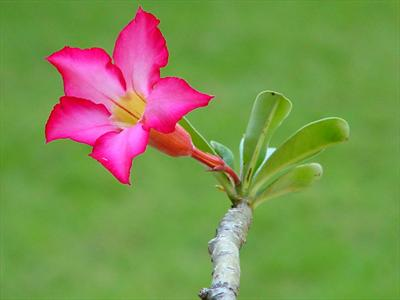
%> input picture images/8039.jpg, 400 x 300 px
$ octave --eval "result = Saliency(imread('images/8039.jpg'));"   (GNU Octave 9; MATLAB toolbox functions it lacks are replaced by stand-ins)
%> lines starting %> are read from the running program, lines starting %| are printed output that depends on the picture
### rgb2lab.m
%%%%%%%%%%%%%%%%%%%%%%%%%%%%%%%%%%%%%%%%%%%%%%%%%%%%%%%%%%%%%%%%%%%%%%%%%%%
% Demo of "A robust fuzzy region-based active contours with saliency-aware
% prior for image segmentation"
% Jiangxiong Fang
% code at : https://github.com/fangchj2002/FRACSP
% East China University of Technology & Nanchang university
% Email:fangchj2002@163.com
% 6th, May, 2018
%%%%%%%%%%%%%%%%%%%%%%%%%%%%%%%%%%%%%%%%%%%%%%%%%%%%%%%%%%%%%%%%%%%%%%%%%%%
function [lvec,avec,bvec] = rgb2lab(img)
img = double(img);
img = img./255.0;
R = img(:,:,1);
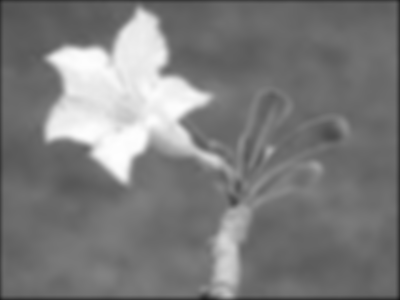
%> R: size 300x400 double; min 0.0941, max 0.996, mean 0.485
G = img(:,:,2);
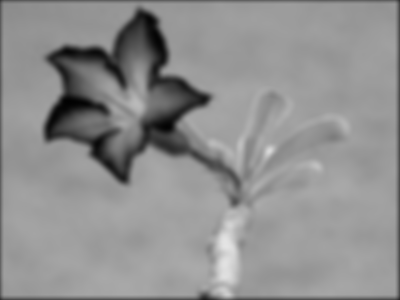
%> G: size 300x400 double; min 0.00392, max 0.894, mean 0.564
B = img(:,:,3);
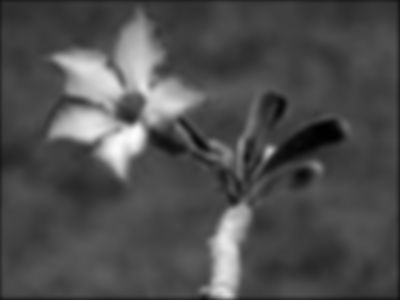
%> B: size 300x400 double; min 0, max 0.992, mean 0.307
[height,width] = size(R);
%> height = 300; width = 400
for i=1:height
    for j=1:width
        if(R(i,j) <= 0.04045)
            r = R(i,j)/12.92;
        else
            r = power((R(i,j)+0.055)/1.055,2.4);
        end
        if(G(i,j) <= 0.04045)
            g = G(i,j)/12.92;
        else
            g = power((G(i,j)+0.055)/1.055,2.4);
        end
        if(B(i,j) <= 0.04045)
            b = B(i,j)/12.92;
        else
            b = power((B(i,j)+0.055)/1.055,2.4);
        end
        X = r*0.4124564 + g*0.3575761 + b*0.1804375;
		Y = r*0.2126729 + g*0.7151522 + b*0.0721750;
		Z = r*0.0193339 + g*0.1191920 + b*0.9503041;
        epsilon = 0.008856;
		kappa   = 903.3;

		Xr = 0.950456;
		Yr = 1.0;
		Zr = 1.088754;

		xr = X/Xr;
		yr = Y/Yr;
		zr = Z/Zr;
		if(xr > epsilon)
            fx = power(xr, 1.0/3.0);
        else
            fx = (kappa*xr + 16.0)/116.0;
        end
		if(yr > epsilon)
            fy = power(yr, 1.0/3.0);
        else
            fy = (kappa*yr + 16.0)/116.0;
        end
		if(zr > epsilon)
            fz = power(zr, 1.0/3.0);
        else
            fz = (kappa*zr + 16.0)/116.0;
        end
        lvec(i,j) = 116.0*fy-16.0;
		avec(i,j) = 500.0*(fx-fy);
		bvec(i,j) = 200.0*(fy-fz);
    end
end
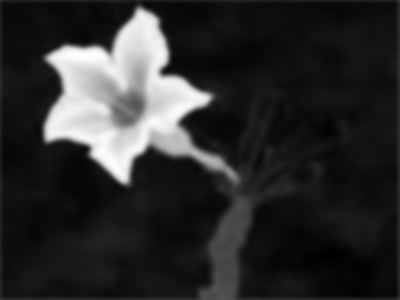
%> avec: size 300x400 double; min -40.24, max 83.77, mean -18.3; drawn with min black and max white
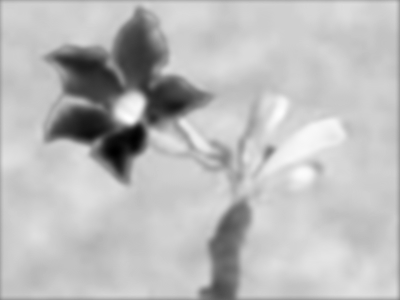
%> bvec: size 300x400 double; min -42.66, max 61.29, mean 33.8; drawn with min black and max white
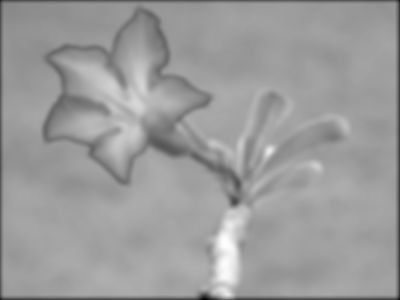
%> lvec: size 300x400 double; min 9.96, max 89.25, mean 58.5; drawn with min black and max white
%> after the loop, b = 0.00439; fx = 0.232; fy = 0.256; fz = 0.186; g = 0.0203; r = 0.00913
end

### Saliency.m
%%%%%%%%%%%%%%%%%%%%%%%%%%%%%%%%%%%%%%%%%%%%%%%%%%%%%%%%%%%%%%%%%%%%%%%%%%%
% Demo of "A robust fuzzy region-based active contours with saliency-aware
% prior for image segmentation"
% Jiangxiong Fang
% code at : https://github.com/fangchj2002/FRACSP
% East China University of Technology & Nanchang university
% Email:fangchj2002@163.com
% 6th, May, 2018
%%%%%%%%%%%%%%%%%%%%%%%%%%%%%%%%%%%%%%%%%%%%%%%%%%%%%%%%%%%%%%%%%%%%%%%%%%%
function saliency = Saliency(img)
%gfrgb = imfilter(img, fspecial('gaussian', 3, 3), 'symmetric', 'conv');
gfrgb = imfilter(img, fspecial('gaussian',[10 10],3), 'same', 'conv');
%gfrgb = imfilter(img, fspecial('disk'), 'same', 'conv');

[l, a, b]= rgb2lab(gfrgb);

lm = mean(mean(l));
%> lm = 58.47
am = mean(mean(a));
%> am = -18.3
bm = mean(mean(b));
%> bm = 33.79
sm = (l-lm).^2 + (a-am).^2 + (b-bm).^2;
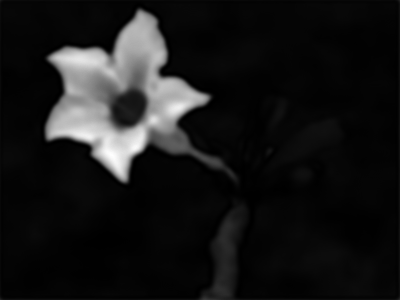
%> sm: size 300x400 double; min 0.169, max 14818.2, mean 1393.9; drawn with min black and max white
saliency = sm;
end

$ run again, on images/86016.jpg
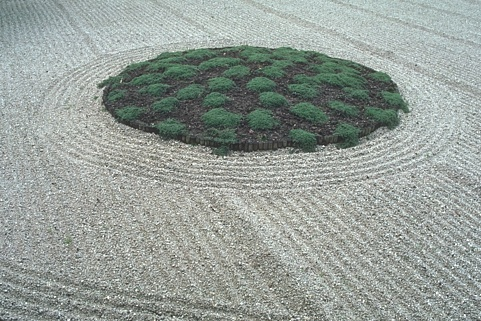
%> input picture images/86016.jpg, 481 x 321 px
%> after the loop in rgb2lab, `for i=1:height`:
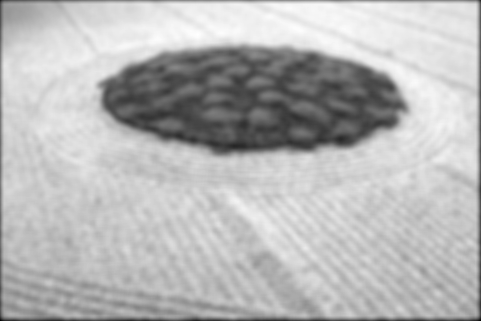
%> lvec: size 321x481 double; min 12.01, max 83.23, mean 63.3; drawn with min black and max white
%> after the loop in rgb2lab, `for i=1:height`: b = 0.0137; fx = 0.239; fy = 0.241; fz = 0.24; g = 0.0144; r = 0.013
%> lm = 63.27
%> am = -3.95
%> bm = 1.97
%> in Saliency, `sm = (l-lm).^2 + (a-am).^2 + (b-bm).^2;`:
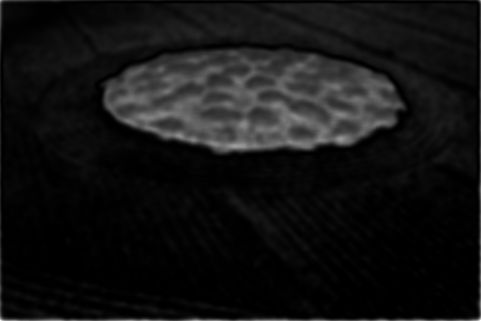
%> sm: size 321x481 double; min 0.0442, max 2637.8, mean 201.3; drawn with min black and max white
